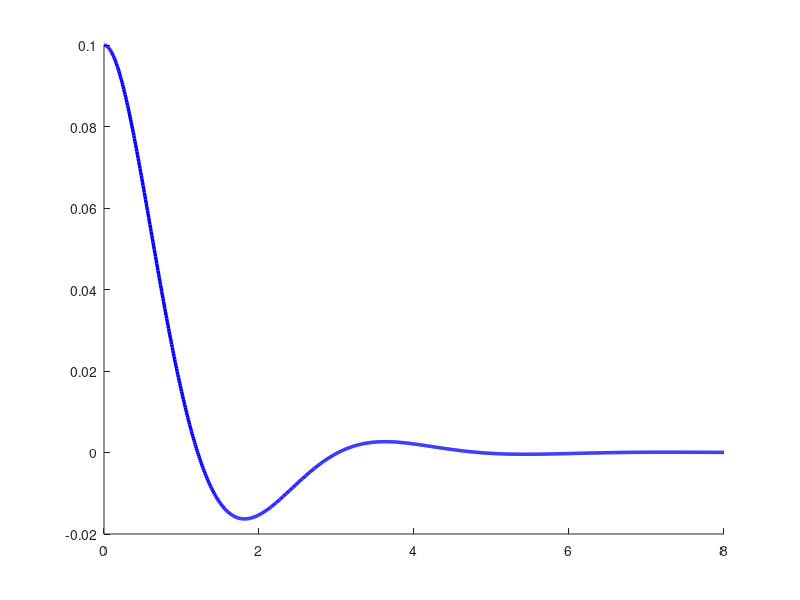

Recreate this plot in MATLAB. (Note: this script raises an error after producing the figure.)
% ================================================================
% Line-Following Robot — Underdamped Case Only
% Gabriel Melgarejo — Math 2A
% ================================================================
% IVP: e''(t) + 2e'(t) + 4e(t) = 0
%      e(0) = 0.1, e'(0) = 0
% ================================================================

clc; clear; close all;

% ----------------------------------------------------------------
% PARAMETERS
% ----------------------------------------------------------------
m  = 1.0;   % mass of robot        [kg]
kp = 4.0;   % proportional gain    [N/m]
kd = 2.0;   % derivative gain      [N·s/m] — underdamped case
e0 = 0.1;   % initial error        [m]
de0 = 0;    % initial velocity     [m/s]

% ----------------------------------------------------------------
% ANALYTICAL SOLUTION
% e(t) = e^(-t)(0.1*cos(sqrt(3)*t) + (0.1/sqrt(3))*sin(sqrt(3)*t))
% ----------------------------------------------------------------
t_analytical = linspace(0, 8, 1000);
alpha = -1;
beta  = sqrt(3);
C1    = 0.1;
C2    = 0.1 / sqrt(3);
e_analytical = exp(alpha*t_analytical) .* ...
               (C1*cos(beta*t_analytical) + ...
                C2*sin(beta*t_analytical));

% ----------------------------------------------------------------
% PREDICTION AT t = 2
% ----------------------------------------------------------------
t_pred = 2;
e_pred = exp(alpha*t_pred) * ...
         (C1*cos(beta*t_pred) + C2*sin(beta*t_pred));

fprintf('\n--- Prediction at t = 2 seconds ---\n');
fprintf('e(2) = %.4f meters\n', e_pred);
fprintf('Robot is %.2f cm on the opposite side of the line\n', abs(e_pred*100));

% ----------------------------------------------------------------
% PLOT
% ----------------------------------------------------------------
figure(1);
hold on;

% Analytical solution curve
plot(t_analytical, e_analytical, 'b-', 'LineWidth', 2.5, ...
    'DisplayName', 'Underdamped solution $e(t)$');

% Target line
yline(0, '--', 'Color', [0.5 0.5 0.5], 'LineWidth', 1.2, ...
    'DisplayName', 'Target: $e(t) = 0$');

% Prediction point
plot(t_pred, e_pred, 'o', 'MarkerSize', 10, ...
    'MarkerFaceColor', 'yellow', ...
    'MarkerEdgeColor', 'black', ...
    'LineWidth', 1.5, ...
    'DisplayName', sprintf('Prediction: $e(2) \\approx %.4f$ m', e_pred));

% Dashed lines to axes for the prediction point
xline(t_pred, ':', 'Color', [1 0.6 0], 'LineWidth', 1.2, ...
    'HandleVisibility', 'off');
yline(e_pred, ':', 'Color', [1 0.6 0], 'LineWidth', 1.2, ...
    'HandleVisibility', 'off');

% ----------------------------------------------------------------
% FORMATTING
% ----------------------------------------------------------------
xlabel('Time $t$ (seconds)', 'FontSize', 13, 'Interpreter', 'latex');
ylabel('Lateral Error $e(t)$ (meters)', 'FontSize', 13, 'Interpreter', 'latex');
title('Underdamped Lateral Error Correction with Prediction', ...
    'FontSize', 14, 'Interpreter', 'latex');
legend('Location', 'best', 'FontSize', 11, 'Interpreter', 'latex');
grid on;
xlim([0 8]);
ylim([-0.08 0.12]);
hold off;

% ----------------------------------------------------------------
% SAVE
% ----------------------------------------------------------------
exportgraphics(gcf, 'underdamped_prediction.png', 'Resolution', 300);
fprintf('Graph saved as underdamped_prediction.png\n');
